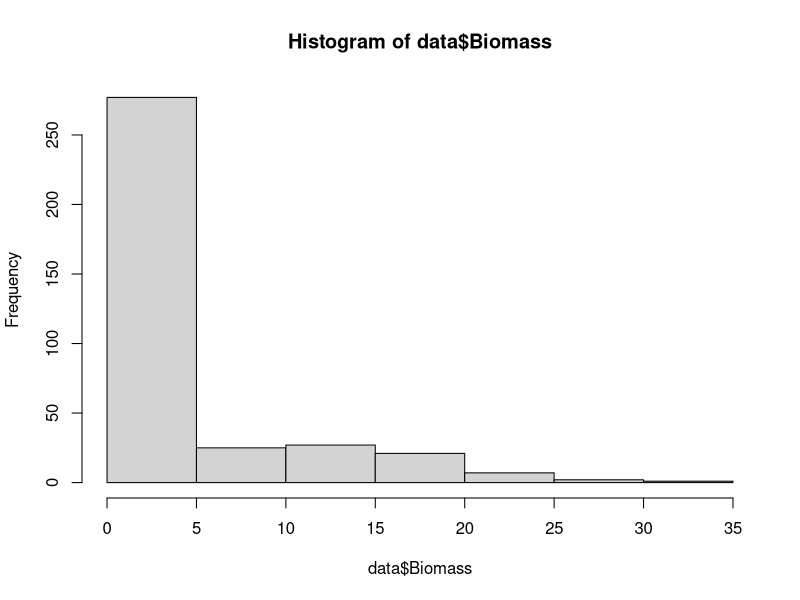
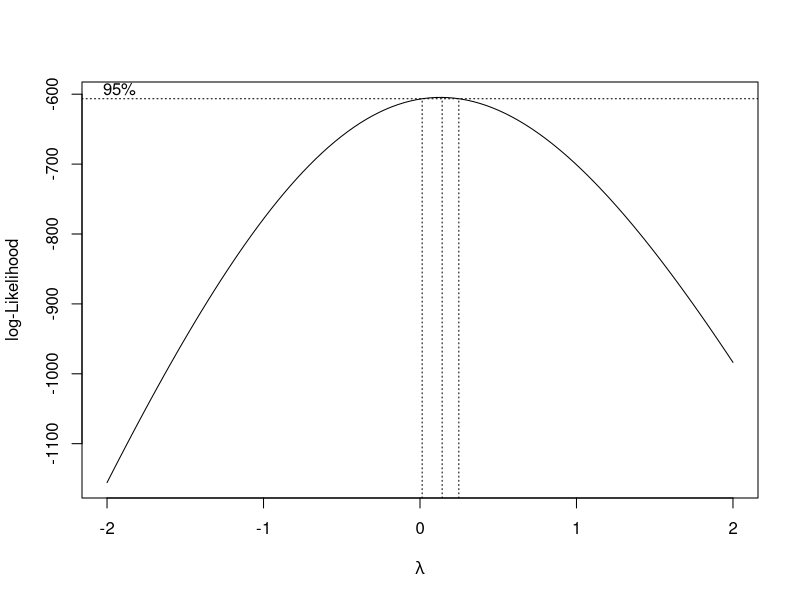
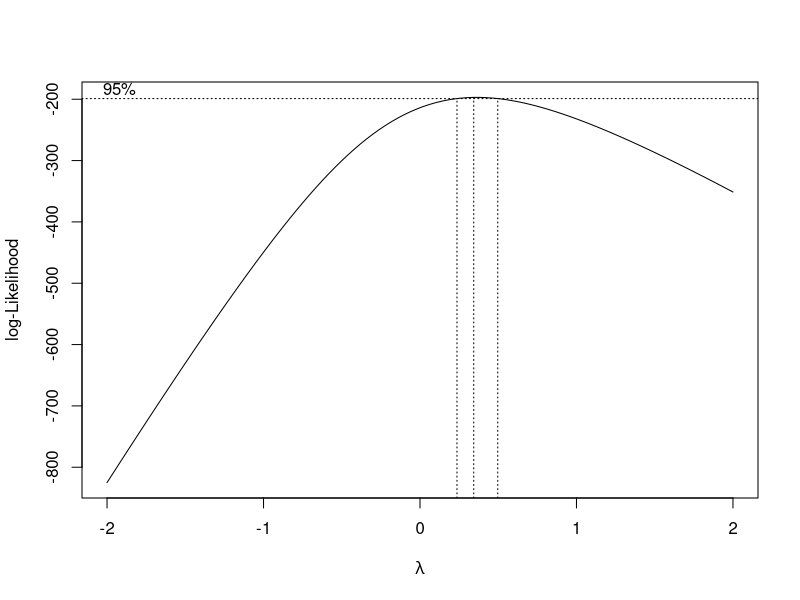

Source code (R) for these figures, in order: (Note: this script raises an error after producing the figures.)
## ---- chunk 1
knitr::opts_chunk$set(echo = TRUE)
## ---- chunk 2
## load data

data <- read.table("Gradient.data.2014_2016.csv", header=T, sep=",")
data[is.na(data)] <- 0

## load functions
se <- function(x) sqrt(var(x)/length(x))
error.bar <- function(x, y, upper, lower=upper, length=0,...){
if(length(x) != length(y) | length(y) !=length(lower) | length(lower) != length(upper))
stop("vectors must be same length")
arrows(x,y+upper, x, y-lower, angle=90, code=3, length=length, ...)
}
rii <- function(x, j, var)
{
s1 <- subset(x, Microsite == "Shrub", select=var)
o1 <- subset(x, Microsite == "Open", select=var)
return1 <- (s1 - o1) / (s1+o1)
x1 <- x[seq(1, nrow(x), by = 2),]
return2 <- cbind(x1[j], return1)
return2[is.na(return2)] <- 0
return2
}


## load libraries
library(MASS)
library(lsmeans)
## ---- chunk 3
## analyze data

hist(data$Biomass)
shapiro.test(data$Biomass) ## data not normal

## run models with AOV compare residuals
m1 <- aov(Biomass~Exclosure*Gradient*Microsite, data=subset(data, Year=="2014"))
m2 <- aov(Biomass~Exclosure*Gradient*Microsite, data=subset(data, Year=="2016"))

shapiro.test(m1$residuals) # p < 0.001
shapiro.test(m2$residuals) # p < 0.001

## boxcox transformation

box1 <- boxcox(Biomass~Exclosure*SWC.initial*Microsite, data=subset(data, Year=="2014"))
box2 <- boxcox(Biomass~Exclosure*as.factor(Gradient)*Microsite, data=subset(data, Year=="2016"))

## extract lambda for 2014
box2014 <- data.frame(cbind(box1$x,box1$y))
colnames(box2014) <- c("x","y")
box2014.y <- max(box2014[,"y"]) #extract optimal lambda y value
lambda.vals <- box2014[box2014$y==box2014.y,] ## match with lambda value
lambda <- lambda.vals[,1]

##transform data ((x^λ)-1)/λ

Biomass.trans <- ((subset(data, Year=="2014", Biomass)^lambda)-1)/lambda
m1 <- aov(Biomass.trans~Exclosure*SWC.initial*Microsite, data=subset(data, Year=="2014"))
Biomass2014 <- Biomass.trans

## extract lambda for 2016
box2016 <- data.frame(cbind(box2$x,box2$y))
colnames(box2016) <- c("x","y")
box2016.y <- max(box2016[,"y"]) #extract optimal lambda y value
lambda.vals <- box2016[box2016$y==box2016.y,] ## match with lambda value
lambda <- lambda.vals[,1]

##transform data ((x^λ)-1)/λ

Biomass.trans <- ((subset(data, Year=="2016", Biomass)^lambda)-1)/lambda
m2 <- aov(Biomass.trans~Exclosure*SWC.initial*Microsite, data=subset(data, Year=="2016"))
Biomass2016 <- Biomass.trans


## interaction plots for exclosure by microsite
Biomass.trans <-c(Biomass2014,Biomass2016) ## combine transformed data
data[,"Biomass.trans"] <- Biomass.trans ##attached transformed data to dataset
dat2014 <- subset(data, Year=="2014") # subset2014
dat2016 <- subset(data, Year=="2016") # subset2016
## ---- chunk 4
## rii for exclosure vs microsite
rii.dat <- rii(data, 2:10, 18:19)

xax <- c(1.1,1.9)
means.rii <- aggregate(rii.dat, by=list(Exclosure=rii.dat$Exclosure,Year=rii.dat$Year), mean)
se.rii <- aggregate(rii.dat, by=list(Exclosure=rii.dat$Exclosure,Year=rii.dat$Year), se)

par(mar=c(4.5,4.5,0.5,0.5))
plot(xax+0.1, means.rii[means.rii$Exclosure=="N","Biomass"], ylab="RII biomass",xlab="Year", xaxt="n", xlim=c(0.8,2.2), ylim=c(-0.2,1.1), pch=21, bg="Black", cex=2, cex.axis=1.5, cex.lab=1.8)
error.bar(xax+0.1, means.rii[means.rii$Exclosure=="N","Biomass"],se.rii[means.rii$Exclosure=="N","Biomass"]*2, lwd=2.5)
axis(1, xax, c("2014","2016"), cex.axis=1.5)
abline(h=0, lty=2, lwd=2)

#plot(xax[1:2], means.rii[means.rii$Exclosure=="Y","Biomass"], ylab="RII biomass",xlab="Year", xaxt="n", xlim=c(0.8,2.2), ylim=c(-0.2,1), pch=21, bg="Grey60", cex=2, cex.axis=1.5, cex.lab=1.8)
error.bar(xax-0.1, means.rii[means.rii$Exclosure=="Y","Biomass"],se.rii[means.rii$Exclosure=="Y","Biomass"]*2, lwd=2.5)
points(xax-0.1, means.rii[means.rii$Exclosure=="Y","Biomass"], ylab="RII biomass", bg="Grey80", pch=21, cex=2)
legend(1.78, 1.08, c("- consumers","+ consumers"), pch=21, pt.bg=c("Grey80","Black"), cex=1.3)


## compare soil moisture with microsite
shrub.2014 <- subset(dat2014, Microsite=="Shrub")
open.2014 <- subset(dat2014, Microsite=="Open")
shrub.2016 <- subset(dat2016, Microsite=="Shrub")
open.2016 <- subset(dat2016, Microsite=="Open")
## ---- chunk 5
## shrub and open with soil moisture

box1 <- boxcox(Biomass~SWC.initial, data=shrub.2014)

## extract lambda for 2014
box2014 <- data.frame(cbind(box1$x,box1$y))
colnames(box2014) <- c("x","y")
box2014.y <- max(box2014[,"y"]) #extract optimal lambda y value
lambda.vals <- box2014[box2014$y==box2014.y,] ## match with lambda value
lambda <- lambda.vals[,1]

Biomass.trans <- ((shrub.2014$Biomass^lambda)-1)/lambda
m1 <- lm(Biomass.trans~SWC.initial, data=shrub.2014)

box2 <- boxcox(Biomass~SWC.initial, data=open.2014)

## extract lambda for 2014
box2014 <- data.frame(cbind(box2$x,box2$y))
colnames(box2014) <- c("x","y")
box2014.y <- max(box2014[,"y"]) #extract optimal lambda y value
lambda.vals <- box2014[box2014$y==box2014.y,] ## match with lambda value
lambda <- lambda.vals[,1]

Biomass.trans <- ((subset(data, Year=="2014", Biomass)^lambda)-1)/lambda
m2 <- lm(Biomass.trans~SWC.initial, data=open.2014)

par(mfrow=c(1,2))
par(mar=c(4.5,4.5,0.5,0.5))
plot(shrub.2014$SWC.initial, shrub.2014$Biomass.trans, ylim=c(-2,6), pch=19, xlim=c(8,50), ylab="transformed biomass", xlab="soil moisture (%)", cex.axis=1.5, cex.lab=1.8)
points(open.2014$SWC.initial, open.2014$Biomass.trans, pch=21, bg="Grey80")
#m3 <- lm(Biomass.trans~SWC.initial, data=shrub.2014)
abline(m1, lwd=4)
#m4 <- lm(Biomass.trans~SWC.initial, data=open.2014)
abline(m2, lwd=4, col="Grey60")
text(10,6, "2014", cex=1.5)

## 2016

box3 <- boxcox(Biomass~SWC.initial, data=shrub.2016, plotit=F)

## extract lambda for 2014
box2016 <- data.frame(cbind(box3$x,box3$y))
colnames(box2016) <- c("x","y")
box2016.y <- max(box2016[,"y"]) #extract optimal lambda y value
lambda.vals <- box2016[box2016$y==box2016.y,] ## match with lambda value
lambda <- lambda.vals[,1]

Biomass.trans <- ((shrub.2016$Biomass^lambda)-1)/lambda
m3 <- lm(Biomass.trans~SWC.initial, data=shrub.2016)

box4 <- boxcox(Biomass~SWC.initial, data=open.2016, plotit=F)

## extract lambda for 2014
box2016 <- data.frame(cbind(box4$x,box4$y))
colnames(box2016) <- c("x","y")
box2016.y <- max(box2016[,"y"]) #extract optimal lambda y value
lambda.vals <- box2016[box2016$y==box2016.y,] ## match with lambda value
lambda <- lambda.vals[,1]

Biomass.trans <- ((open.2016$Biomass^lambda)-1)/lambda
m4 <- lm(Biomass.trans~SWC.initial, data=open.2016)


plot(shrub.2016$SWC.initial, shrub.2016$Biomass.trans, pch=19,xlim=c(8,50), ylim=c(-2,6), ylab="", xlab="soil moisture (%)", cex.axis=1.5, cex.lab=1.8)
points(open.2016$SWC.initial, open.2016$Biomass.trans, pch=21, bg="Grey80")
m3 <- lm(Biomass.trans~SWC.initial, data=shrub.2016)
abline(m3, lwd=4)
m4 <- lm(Biomass.trans~SWC.initial, data=open.2016)
text(10,6, "2016", cex=1.5)
legend(10,-1.0, c("shrub","open"), pch=21, pt.bg=c("Black","Grey80"), cex=1.3)
#abline(m4, lwd=2, lty=3)

## ---- chunk 6
## compare abundance and richness

m1 <- glm.nb(abundance ~ Microsite * Exclosure * SWC.initial, data=dat2014)
m2 <- glm.nb(abundance ~ Microsite * Exclosure * SWC.initial, data=dat2016)

m3 <- glm.nb(richness ~ Microsite * Exclosure * SWC.initial, data=dat2014)
m4 <- glm.nb(richness ~ Microsite * Exclosure * SWC.initial, data=dat2016)

#summary(m1)
#summary(m2)
#summary(m3)
#summary(m4)

anova(m1)
anova(m2)
anova(m3)
anova(m4)
## ---- chunk 7
## brome analyses

m1 <- glm.nb(brome ~ Microsite * Exclosure * SWC.initial, data=dat2014)
m2 <- glm.nb(nbrome ~ Microsite * Exclosure * SWC.initial, data=dat2014)

m3 <- glm.nb(brome ~ Microsite * Exclosure * SWC.initial, data=dat2016)
m4 <- glm.nb(nbrome ~ Microsite * Exclosure * SWC.initial, data=dat2016)

## converting species into a factor
data2 <- rbind(data,data)
abundance2 <- c(data$brome,data$nbrome)
species <- c(rep("brome", length(data[,1])),rep("nbrome", length(data[,1])))
data2["species"] <- species
data2["abundance2"] <- abundance2

par(mfrow=c(1,2))
par(mar=c(4.5,4.5,0.5,0.5))

## species vs microsite 2014
data214 <- subset(data2, Year=="2014")

means <- aggregate(data214, by=list(micro=data214$Microsite, species=data214$species), mean)
ses <- aggregate(data214, by=list(micro=data214$Microsite, species=data214$species), se)

interaction.plot(data214$Microsite, data214$species, data214$abundance2, ylab="plant abundance",xlab="Microsite", ylim=c(0,140), legend=F, cex.axis=1.5,cex.lab=1.8, lwd=3)
error.bar(c(1,2),means[means["species"]=="brome","abundance2"],ses[ses["species"]=="brome","abundance2"], lwd=2)
points(c(1,2),means[means["species"]=="brome","abundance2"], pch=21, bg="Grey80", cex=1.8)
error.bar(c(1,2),means[means["species"]=="nbrome","abundance2"],ses[ses["species"]=="nbrome","abundance2"], lwd=2)
points(c(1,2),means[means["species"]=="nbrome","abundance2"], pch=21, bg="Black", cex=1.8)
text(1, 140, c("2014"), cex=1.5)

## species vs microsite 2014
data216 <- subset(data2, Year=="2016")

means <- aggregate(data216, by=list(micro=data216$Microsite, species=data216$species), mean)
ses <- aggregate(data216, by=list(micro=data216$Microsite, species=data216$species), se)

interaction.plot(data216$Microsite, data216$species, data216$abundance2, ylab="plant abundance",xlab="Microsite", ylim=c(0,140), legend=F, cex.axis=1.5,cex.lab=1.8, lwd=3)
error.bar(c(1,2),means[means["species"]=="brome","abundance2"],ses[ses["species"]=="brome","abundance2"], lwd=2)
points(c(1,2),means[means["species"]=="brome","abundance2"], pch=21, bg="Grey80", cex=1.8)
error.bar(c(1,2),means[means["species"]=="nbrome","abundance2"],ses[ses["species"]=="nbrome","abundance2"], lwd=2)
points(c(1,2),means[means["species"]=="nbrome","abundance2"], pch=21, bg="Black", cex=1.8)
legend(1,20, c("subordinates",expression(italic("B. madritensis"))), pch=21, pt.bg=c("Black","Grey80"), cex=1.3)
text(1, 140, c("2016"), cex=1.5)


##pairwise comparisons

m5 <- glm.nb(abundance2~species *Microsite, data=subset(data2, Year=="2014"))
m6 <- glm.nb(abundance2~species *Microsite, data=subset(data2, Year=="2016"))

anova(m5)
anova(m6)


lsmeans(m5, pairwise~Microsite * species, adjust="tukey")
lsmeans(m6, pairwise~Microsite * species, adjust="tukey")
## ---- chunk 8

## permutation RII to compare effects

perm.rii <- function(x, treatment, control.var, treat.var, variable,perm){
s1 <- subset(x, x[,treatment] == treat.var, select=variable) ## subset the treatment group
o1 <- subset(x, x[,treatment] == control.var, select=variable)  ## subset the control group
min.samp <- min(length(s1[,1]),length(o1[,1]))  ## minimum number of samples
rii.avg.total <- c() ## set up blank mean vector
rii.se.total <- c() ## set up blank mean vector
for (i in 1:perm){ ##loop the sampling of treatment and control groups and calculate RII
set.seed(i) ## control randomization to return same values
treat.samp<- sample(s1[,variable],min.samp)
control.samp<-sample(o1[,variable],min.samp)
return1 <- (treat.samp - control.samp) / (treat.samp+control.samp)
rii.avg <- mean(return1)
rii.se <- se(return1)
rii.avg.total <- c(rii.avg.total,rii.avg) ## bind all the means together
rii.se.total <- c(rii.se.total,rii.se) ## bind all the confidence intervals together
}
rii.avg <- mean(rii.avg.total)
rii.se <- mean(rii.se.total)
treat <- c(treatment)
rii.results <- data.frame(factor=treat,average=rii.avg,error=rii.se)
print(rii.results)
}

## 2014
consumer2014 <- perm.rii(dat2014, treatment="Exclosure", control.var="N", treat.var="Y", variable="Biomass", 999) ## consumer
microsite2014 <- perm.rii(dat2014, treatment="Microsite", control.var="Open", treat.var="Shrub", variable="Biomass", 999) ## microsite
water2014 <- perm.rii(dat2014, treatment="Watered", control.var="N", treat.var="Y", variable="Biomass", 999) ## water

## 2016
consumer2016 <- perm.rii(dat2016, treatment="Exclosure", control.var="N", treat.var="Y", variable="Biomass", 999) ## consumer
microsite2016 <- perm.rii(dat2016, treatment="Microsite", control.var="Open", treat.var="Shrub", variable="Biomass", 999) ## microsite
water2016 <- perm.rii(dat2016, treatment="Watered", control.var="N", treat.var="Y", variable="Biomass", 999) ## water

rii.vals <- rbind(consumer2014,microsite2014,water2014,consumer2016,microsite2016,water2016)
rii.vals[,"Year"] <- c(rep("2014",3),rep("2016",3))

# xax <- seq(1,6,1)
# par(mar=c(4.5,4.5,0.5,0.5))
# plot(xax,rii.vals[,"average"], pch=19, ylim=c(-0.2,0.8), ylab="RII Biomass", xlab="", xaxt="n", cex=1.5, cex.axis=1.5, cex.lab=1.5)
# error.bar(xax,rii.vals[,"average"],rii.vals[,"error"])
# text(2, 0.8, c("2014"), cex=1.8)
# text(5, 0.8, c("2016"), cex=1.8)
# abline(h=0, lty=2, lwd=2)
# abline(v=3.5, lwd=2)
# axis(1, xax, c("exclosure","shrub","water","exclosure","shrub","water"), cex.axis=1.5)


## compare effects between groups
perm.rii <- function(x, treatment, control.var, treat.var, variable,perm){
s1 <- subset(x, x[,treatment] == treat.var, select=variable) ## subset the treatment group
o1 <- subset(x, x[,treatment] == control.var, select=variable)  ## subset the control group
min.samp <- min(length(s1[,1]),length(o1[,1]))  ## minimum number of samples
rii.avg.total <- c() ## set up blank mean vector
rii.se.total <- c() ## set up blank mean vector
for (i in 1:perm){ ##loop the sampling of treatment and control groups and calculate RII
set.seed(i) ## control randomization to return same values
treat.samp<- sample(s1[,variable],min.samp)
control.samp<-sample(o1[,variable],min.samp)
return1 <- (treat.samp - control.samp) / (treat.samp+control.samp)
rii.avg <- mean(return1)
rii.se <- se(return1)
rii.avg.total <- c(rii.avg.total,rii.avg) ## bind all the means together
rii.se.total <- c(rii.se.total,rii.se) ## bind all the confidence intervals together
}
rii.avg <- mean(rii.avg.total)
rii.se <- mean(rii.se.total)
treat <- c(treatment)
rii.results <- data.frame(factor=treat,average=rii.avg,error=rii.se)
print(rii.avg.total)
}


## 2014
consumer2014 <- perm.rii(dat2014, treatment="Exclosure", control.var="N", treat.var="Y", variable="Biomass", 999) ## consumer
microsite2014 <- perm.rii(dat2014, treatment="Microsite", control.var="Open", treat.var="Shrub", variable="Biomass", 999) ## microsite
water2014 <- perm.rii(dat2014, treatment="Watered", control.var="N", treat.var="Y", variable="Biomass", 999) ## water

## 2016
consumer2016 <- perm.rii(dat2016, treatment="Exclosure", control.var="N", treat.var="Y", variable="Biomass", 999) ## consumer
microsite2016 <- perm.rii(dat2016, treatment="Microsite", control.var="Open", treat.var="Shrub", variable="Biomass", 999) ## microsite
water2016 <- perm.rii(dat2016, treatment="Watered", control.var="N", treat.var="Y", variable="Biomass", 999) ## water

conf95 <- function(x) {quantile(x, probs = c(0.025,0.975))} ## calculate confidence interval
conf95.boot <- rbind(conf95(consumer2014),conf95(microsite2014),conf95(water2014),conf95(consumer2016),conf95(microsite2016),conf95(water2016))
rownames(conf95.boot) <- c("consumer2014","microsite2014","water2014","consumer2016","microsite2016","water2016")

## extend confidence bars for microsite
conf95.boot[2,1] <- conf95.boot[2,1]-0.01
conf95.boot[2,2] <- conf95.boot[2,2]+0.01
conf95.boot[5,1] <- conf95.boot[5,1]-0.01
conf95.boot[5,2] <- conf95.boot[5,2]+0.01
## ---- chunk 9

## plot differences

xax <- seq(1,6,1)
par(mar=c(4.5,4.5,0.5,0.5))
plot(xax,rii.vals[,"average"], pch=19, ylim=c(-0.2,0.8), ylab="RII Biomass", xlab="", xaxt="n", cex=1.3, cex.axis=1.3, cex.lab=1.5)
arrows(xax,conf95.boot[,2], xax, conf95.boot[,1], angle=90, code=3, length=0, lwd=2)
text(2, 0.8, c("2014"), cex=1.5)
text(5, 0.8, c("2016"), cex=1.5)
abline(h=0, lty=2, lwd=2)
abline(v=3.5, lwd=1)
axis(1, xax, c("exclosure","shrub","water","exclosure","shrub","water"), cex.axis=1.3)
